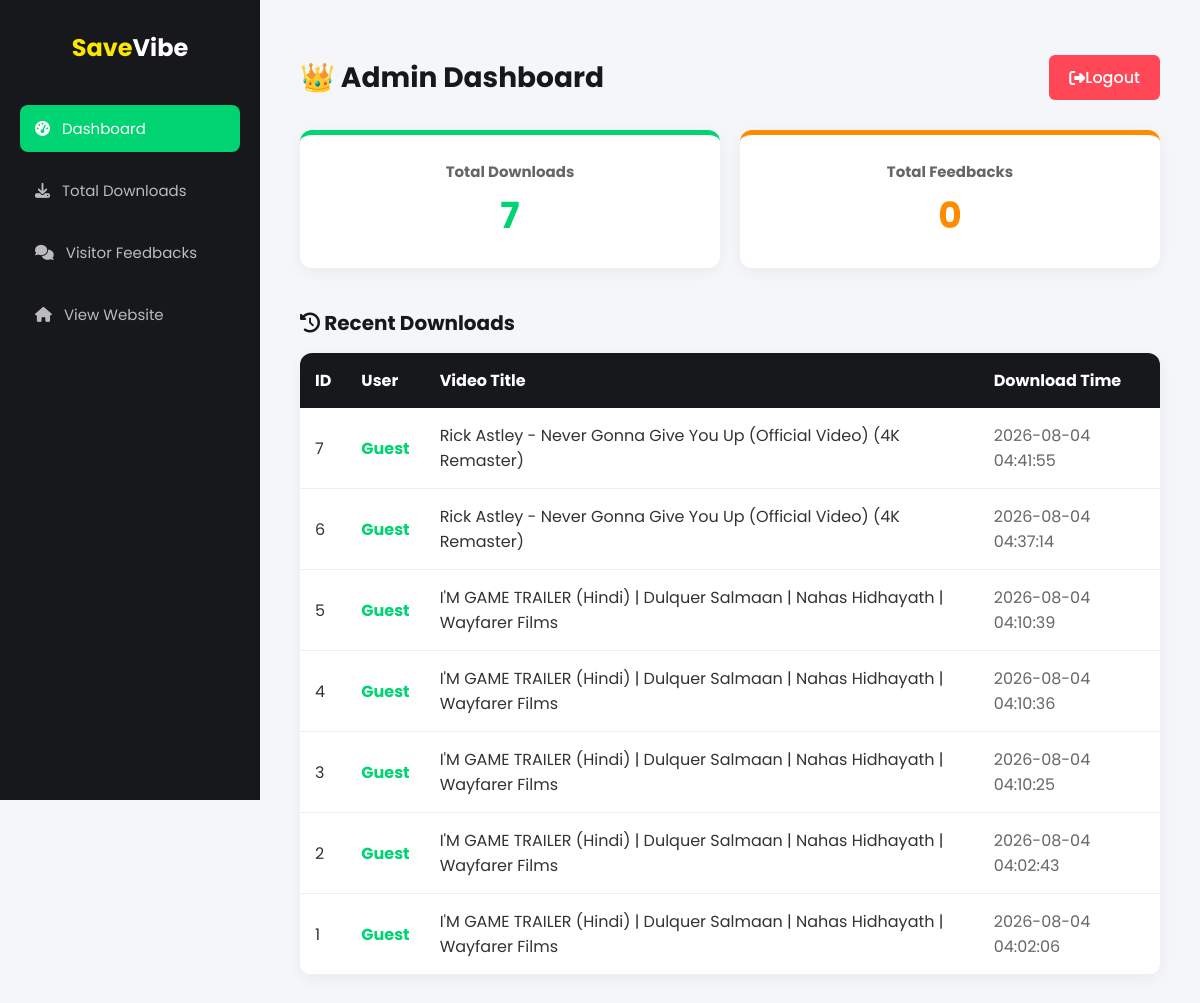
Page /admin_panel (signed in) on the committed database.
### tables this page shows
CREATE TABLE downloads (
            id INTEGER PRIMARY KEY AUTOINCREMENT,
            username TEXT DEFAULT 'Guest',
            video_title TEXT,
            timestamp DATETIME DEFAULT CURRENT_TIMESTAMP
        );

### app.py (the view)
@app.route('/admin')
@app.route('/admin_panel')
@admin_required
def admin_panel():
    conn = get_db_connection()
    cursor = conn.cursor()
    total_downloads = cursor.execute("SELECT COUNT(*) FROM downloads").fetchone()[0]
    total_feedbacks = cursor.execute("SELECT COUNT(*) FROM feedbacks").fetchone()[0]
    downloads_list = cursor.execute("SELECT * FROM downloads ORDER BY id DESC LIMIT 20").fetchall()
    conn.close()
    return render_template(
        'admin.html',
        total_downloads=total_downloads,
        total_feedbacks=total_feedbacks,
        downloads_list=downloads_list
    )

### app.py (called while the page is built)
def get_db_connection():
    conn = sqlite3.connect(DB_PATH)
    conn.row_factory = sqlite3.Row
    return conn

def admin_required(f):
    @wraps(f)
    def decorated_function(*args, **kwargs):
        if "user_id" not in session or session.get("role") != "admin":
            abort(403)
        return f(*args, **kwargs)
    return decorated_function

### templates/admin.html (shortened to what this page needs)
<!DOCTYPE html>
<html lang="en">
<head>
    <link rel="stylesheet" href="{{ url_for('static', filename='style.css') }}">
    <link rel="stylesheet" href="https://cdnjs.cloudflare.com/ajax/libs/font-awesome/6.4.0/css/all.min.css">
</head>
<body class="admin-layout">
    <div class="admin-sidebar" id="adminSidebar">
        <div class="sidebar-brand"><span style="color: #fbe602;">Save</span><span style="color: white;">Vibe</span></div>
        <ul class="sidebar-menu">
            <li><a href="{{ url_for('admin_panel') }}" class="active"><i class="fas fa-tachometer-alt"></i> Dashboard</a></li>
            <li><a href="{{ url_for('admin_downloads') }}"><i class="fas fa-download"></i> Total Downloads</a></li>
            <li><a href="{{ url_for('admin_feedbacks') }}"><i class="fas fa-comments"></i> Visitor Feedbacks</a></li>
            <li><a href="{{ url_for('home') }}"><i class="fas fa-home"></i> View Website</a></li>
        </ul>
    </div>
    <div class="admin-main">
        <div style="display: flex; justify-content: space-between; align-items: center; margin-bottom: 30px; margin-top: 15px; flex-wrap: wrap; gap: 15px;">
            <h1 style="color: #17181c; font-size: clamp(20px, 4vw, 28px);">👑 Admin Dashboard</h1>
            <a href="{{ url_for('logout') }}" style="background: #ff4757; color: white; padding: 10px 20px; text-decoration: none; border-radius: 6px; font-weight: 500; min-height: 44px; display: inline-flex; align-items: center;"><i class="fas fa-sign-out-alt"></i> Logout</a>
        </div>
        <div style="display: grid; grid-template-columns: repeat(auto-fit, minmax(200px, 1fr)); gap: 20px; margin-bottom: 40px;">
            <div style="background: white; padding: 25px; border-radius: 12px; box-shadow: 0 4px 15px rgba(0,0,0,0.05); text-align: center; border-top: 5px solid #00d372;">
                <h3 style="color: #666; font-size: 15px;">Total Downloads</h3>
                <h1 style="color: #00d372; font-size: 36px; margin-top: 5px;">{{ total_downloads }}</h1>
            </div>
            <div style="background: white; padding: 25px; border-radius: 12px; box-shadow: 0 4px 15px rgba(0,0,0,0.05); text-align: center; border-top: 5px solid #ff8c00;">
                <h3 style="color: #666; font-size: 15px;">Total Feedbacks</h3>
                <h1 style="color: #ff8c00; font-size: 36px; margin-top: 5px;">{{ total_feedbacks }}</h1>
            </div>
        </div>
        <h2 style="margin-bottom: 15px; font-size: 20px; color: #17181c;"><i class="fas fa-history"></i> Recent Downloads</h2>
        <div style="background: white; border-radius: 12px; overflow: hidden; box-shadow: 0 4px 15px rgba(0,0,0,0.05);">
            <div class="table-responsive">
                <table style="width: 100%; border-collapse: collapse; text-align: left;">
                    <tr style="background: #17181c; color: white;">
                        <th style="padding: 15px;">ID</th>
                        <th style="padding: 15px;">User</th>
                        <th style="padding: 15px;">Video Title</th>
                        <th style="padding: 15px;">Download Time</th>
                    </tr>
                    {% for d in downloads_list %}
                    <tr style="border-bottom: 1px solid #eee;">
                        <td style="padding: 15px;">{{ d['id'] }}</td>
                        <td style="padding: 15px; font-weight: bold; color: #00d372;">{{ d['username'] }}</td>
                        <td style="padding: 15px; color: #333;">{{ d['video_title'] }}</td>
                        <td style="padding: 15px; color: #666;">{{ d['timestamp'] }}</td>
                    </tr>
                    {% else %}
                    <tr>
                        <td colspan="4" style="padding: 15px; text-align: center; color: #888;">No downloads yet.</td>
                    </tr>
                    {% endfor %}
                </table>
            </div>
        </div>
    </div>
</body>
</html>

### static/style.css (style rules this page uses)
* { margin: 0; padding: 0; box-sizing: border-box; font-family: 'Poppins', sans-serif; }
body { background-color: #f4f6f9; color: #333; }
.table-responsive { width: 100%; overflow-x: auto; -webkit-overflow-scrolling: touch; display: block; }
.table-responsive table { width: 100%; min-width: 600px; border-collapse: collapse; }
.admin-layout { display: flex; min-height: 100vh; }
.admin-sidebar { width: 260px; background: #17181c; color: white; height: 100vh; position: fixed; top: 0; left: 0; padding: 30px 20px; display: flex; flex-direction: column; z-index: 1000; transition: left 0.3s ease; }
.sidebar-brand { font-size: 24px; font-weight: 700; margin-bottom: 40px; text-align: center; }
.sidebar-menu { list-style: none; padding: 0; flex: 1; }
.sidebar-menu li { margin-bottom: 15px; }
.sidebar-menu a { color: #bbb; text-decoration: none; display: flex; align-items: center; gap: 12px; padding: 12px 15px; border-radius: 8px; font-size: 15px; transition: 0.2s; min-height: 44px; }
.sidebar-menu a:hover, .sidebar-menu a.active { background: #00d372; color: white; }
.admin-main { margin-left: 260px; flex: 1; padding: 40px; width: calc(100% - 260px); transition: margin-left 0.3s ease; }

### rows in the picture
downloads: id "7", username "Guest", video_title "Rick Astley - Never Gonna Give You Up (Official Video) (4K Remaster)", timestamp "2026-08-04 04:41:55"
downloads: id "6", username "Guest", video_title "Rick Astley - Never Gonna Give You Up (Official Video) (4K Remaster)", timestamp "2026-08-04 04:37:14"
downloads: id "5", username "Guest", video_title "I'M GAME TRAILER (Hindi) | Dulquer Salmaan | Nahas Hidhayath | Wayfarer Films", timestamp "2026-08-04 04:10:39"
downloads: id "4", username "Guest", video_title "I'M GAME TRAILER (Hindi) | Dulquer Salmaan | Nahas Hidhayath | Wayfarer Films", timestamp "2026-08-04 04:10:36"
downloads: id "3", username "Guest", video_title "I'M GAME TRAILER (Hindi) | Dulquer Salmaan | Nahas Hidhayath | Wayfarer Films", timestamp "2026-08-04 04:10:25"
downloads: id "2", username "Guest", video_title "I'M GAME TRAILER (Hindi) | Dulquer Salmaan | Nahas Hidhayath | Wayfarer Films", timestamp "2026-08-04 04:02:43"
downloads: id "1", username "Guest", video_title "I'M GAME TRAILER (Hindi) | Dulquer Salmaan | Nahas Hidhayath | Wayfarer Films", timestamp "2026-08-04 04:02:06"

### other values in the picture
{{ total_downloads }} "7"
{{ total_feedbacks }} "0"
